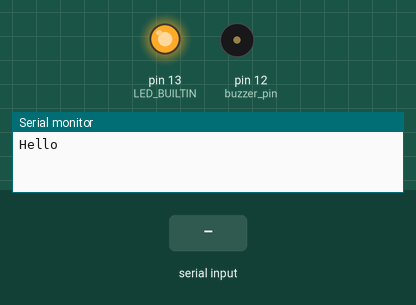
Simulated run of this sketch. Board: Arduino Uno, built with avr-gcc and run on an emulated ATmega328P. Parts: output pins drawn as LEDs (lit = HIGH), buzzer (waves = sounding, pin HIGH), the last lines printed to the serial monitor. Inputs (shaded band) come from the test bench.

Above: at 1.2 s.
1.3 s: "E" received over Serial
At 2.05 s:
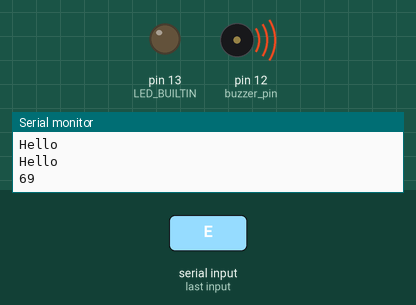
At 3.3 s:
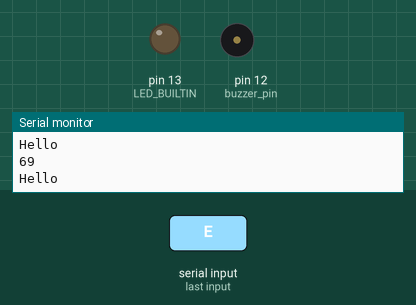
3.6 s: "E" received over Serial
At 4.15 s:
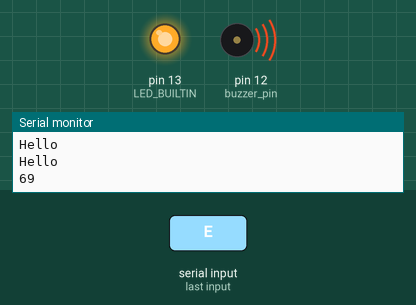
Timing chart, 0 to 6.6 s (numbered marks = the images above; inputs shaded):
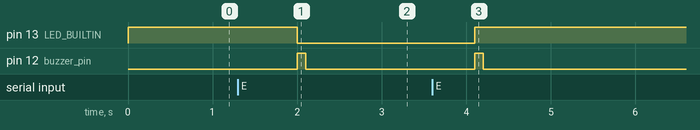

Measured:
- after the input at 1.3 s, pin 13 (LED_BUILTIN): HIGH → LOW after 0.70 s; pin 12 (buzzer_pin): LOW → HIGH after 0.70 s, → LOW 0.10 s later
- after the input at 3.6 s, pin 13 (LED_BUILTIN): LOW → HIGH after 0.50 s; pin 12 (buzzer_pin): LOW → HIGH after 0.50 s, → LOW 0.10 s later

The sketch:

Serial-RW.ino
```cpp
/*
  Serial-WR

  Output hello to Serial
  Read input from Serial. If there is a 'E' detected, flip the LED

  yluo

*/
#define buzzer_pin 12
// LED status
int led_status = HIGH;
int incomingByte = 0;

// the setup routine runs once when you press reset:
void setup() {
  // initialize serial communication at 9600 bits per second:
  Serial.begin(9600);
  // initialize digital pin LED_BUILTIN as an output.
  pinMode(LED_BUILTIN, OUTPUT);
  pinMode(buzzer_pin, OUTPUT);
  digitalWrite(LED_BUILTIN, HIGH);   // turn the LED on (HIGH is the voltage level)
  led_status = HIGH;
}

// the loop routine runs over and over again forever:
void loop() {
  // read from the Serial port:
  if (Serial.available() > 0) {
    // read the incoming byte:
    incomingByte = Serial.read();
    Serial.println(incomingByte);

    if(incomingByte == 'E') {
      // flip LED
      led_status = (led_status == HIGH)? LOW : HIGH;
      digitalWrite(LED_BUILTIN, led_status);
      digitalWrite(buzzer_pin, HIGH);
      delay(100);
      digitalWrite(buzzer_pin, LOW);
    }
  }

  delay(1000);
  Serial.println("Hello");

}
```
